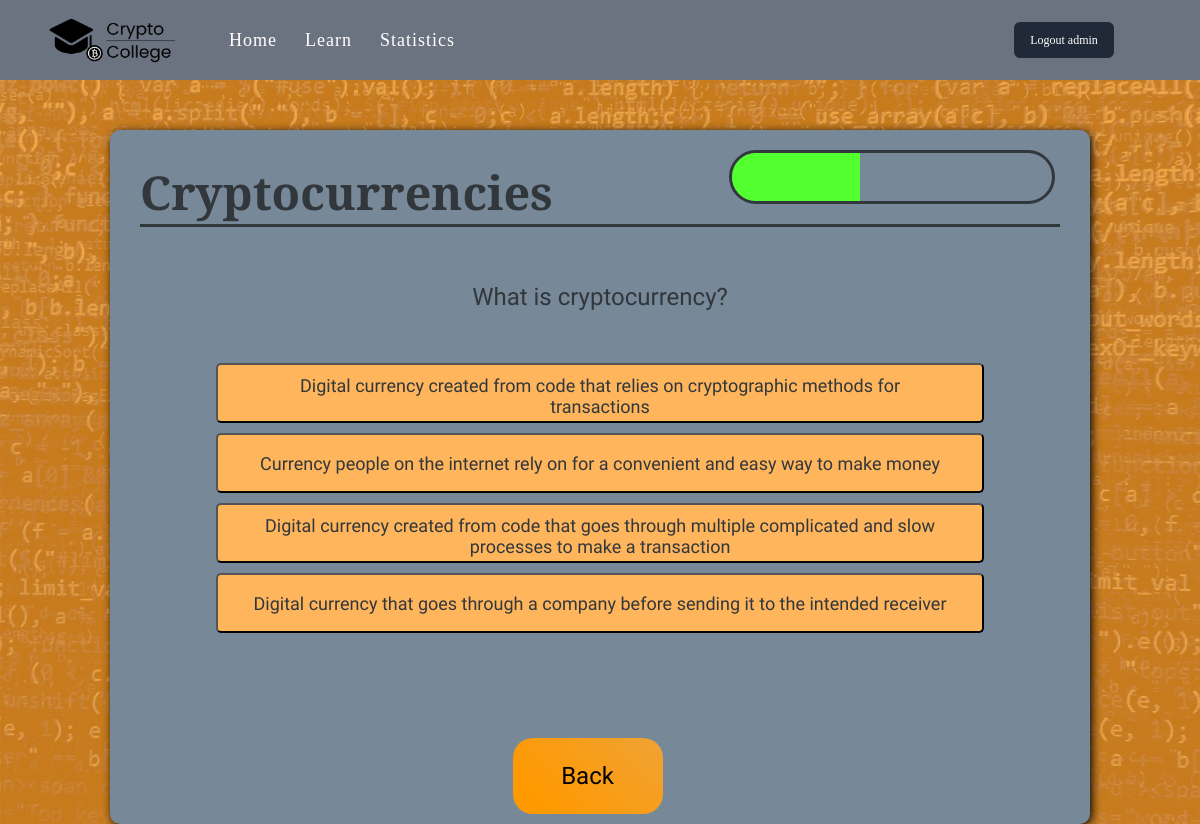
Screenshot of /assessment/4 (signed in) with the database file from the repository.
### app/models.py (models this page shows, shortened)
class User(UserMixin, db.Model):
    id = db.Column(db.Integer, primary_key=True)
    username = db.Column(db.String(64), unique=True)
    email = db.Column(db.String(128), unique=True)
    password_hash = db.Column(db.String(128))
    userresults = db.relationship('UserResult', backref='user', lazy=True)

class Quiz(db.Model):
    id = db.Column(db.Integer, primary_key=True)
    quizname = db.Column(db.String(128))
    questions = db.relationship('Question', backref='quiz', lazy=True)
    'Return all questions that belong to the topic of this quiz'
    'Return a specific question from a quiz'

class Question(db.Model):
    id = db.Column(db.Integer, primary_key=True)
    questiontext = db.Column(db.String(256))
    quizId = db.Column(db.Integer, db.ForeignKey('quiz.id'), nullable=False)
    answers = db.relationship('Answer', backref='question', lazy=True)
    'Get all options for question'
    'Get a specific answer for a question'
    'Get correct answer'
    'Get question'
    def get_randomized_answers(self):
        answers = Answer.query.filter_by(questionId = self.id).all()
        random.shuffle(answers)
        return answers

class Answer(db.Model):
    id = db.Column(db.Integer, primary_key=True)
    answertext = db.Column(db.String(256))
    questionId = db.Column(db.Integer, db.ForeignKey('question.id'), nullable=False)
    correctAnswer = db.Column(db.Boolean)

### app/routes.py (the view, shortened to what this page needs)
@app.route('/assessment/<int:quizId>', methods=['GET', 'POST'])
@login_required
def assessment(quizId):
    if request.method == 'GET':
        quiz = Quiz.query.filter_by(id=quizId).first()
        if quiz == None: return 'Not Found'
        return render_template('Assesment.html', title='Assessment', quiz=quiz)

### app/models.py (called while the page is built)
@login.user_loader
def load_user(id):
    return User.query.get(int(id))

### app/templates/Assesment.html (shortened to what this page needs)
{%extends "layout.html"%}
{%block content%}
<div class="test_container">
  <div id="progressBarA">
    <div id="progressBarFullA"></div>
  </div>
  <div id="quiz-{{quiz.id}}" class="quiz">
    <h1>{{quiz.quizname}}</h1><br>
    {% for question in quiz.questions %}
    <div id="question-{{question.id}}" class="question question-hidden">
      <p>{{question.questiontext}}</p><br>
      <div class="choices">
        {% for answer in question.get_randomized_answers() %}
        <button id="answer-{{answer.id}}" onclick="selectAnswer(event)">{{answer.answertext}}</button>
        {% endfor %}
      </div>
    </div>
    {% endfor %}
    <div id="assessment-controls" class="flex justify-around">
      <button id="back-button" onclick="previousQuestion()" class="assessment-button">Back</button>
    </div>
  </div>
</div>
{%endblock%}

### app/templates/layout.html (shortened to what this page needs)
<!DOCTYPE html>
<html lang="en">
<head>
    <link rel="stylesheet" href="../static/CSS/Content.css">
    <link rel="stylesheet" href="../static/CSS/Style.css" />
    <link rel="stylesheet" href="../static/CSS/Assessment.css" />
    <link rel="stylesheet" href="../static/CSS/Lesson.css" />
    <link rel="stylesheet" href="../static/CSS/Layout.css" />
    <link rel="stylesheet" href="../static/CSS/Statistics.css" />
    <link rel="stylesheet" href="../static/CSS/Login+Registration.css" />
</head>
<body>
    <section>
        <header>
            <div id="topbar">
                <div id="brand">
                    <img src="../static/Pictures/logo.png" alt="logo">
                </div>
                <nav id="topbar-nav">
                    <a href="/" class="navbar-item">Home</a>
                    <a href="/lesson" class="navbar-item">Learn</a>
                    <a href="/statistics" class="navbar-item">Statistics</a>
                </nav>
                <div id="login-container">
                    <div class="flex">
                        {% if current_user.is_authenticated == False %}
                        <a class="login-button background-indigo" href="{{ url_for('login') }}">
                            <div id="login-button">Login</div>
                        </a>
                        <a class="login-button background-darkgray" id="register-button-area"
                            href="{{ url_for('register') }}">
                            <div id="register-button">Register</div>
                        </a>
                        {% else %}
                        <a class="login-button background-darkgray" href="{{ url_for('logout') }}">
                            <div>Logout {{current_user.username}}</div>
                        </a>
                        {% endif %}
                    </div>
                </div>
            </div>
        </header>
    </section>
    <section id="main">
        {% block content %}{% endblock %}
    </section>
</body>
</html>

### app/static/CSS/Style.css (style rules this page uses)
html, body { height: 100%; background-color: #f7931a; margin: 0; padding: 0; background-image: linear-gradient(rgba(247, 147, 26, 0.8), rgba(247, 147, 26, 0.8)), url('../Pictures/codeblauw.jpg'); background-size: cover; background-repeat: repeat-y; }
.flex { display: flex; }
.background-darkgray { --tw-bg-opacity: 1; background-color: rgba(31, 41, 55, var(--tw-bg-opacity)); }
.justify-around { justify-content: space-around; }

### app/static/CSS/Assessment.css (style rules this page uses)
.test_container { background-color: lightslategray; margin: auto; width: 80%; margin-top: 50px; margin-bottom: 50px; padding: 10px; box-shadow: 2px 2px 10px black; border-radius: 10px; animation: fadeInAnimation ease 1s; animation-iteration-count: 1; animation-fill-mode: forwards; }
.test_container h1 { font-size: 35pt; border-bottom-style: solid; margin: 20px; font-family: 'Crimson Text', serif; color: #32373c; }
.test_container p, #quiz-over > h3 { font-size: 18pt; margin: 20px 30px 30px 30px; text-align: center; line-height: 25px; font-family: 'Work Sans', sans-serif; color: #32373c; }
.choices { margin-left: auto; margin-right: auto; text-align: center; }
.choices button { background-color: #ffb55c; border-radius: 5px; margin: 5px; width: 80%; height: 60px; font-family: 'Work Sans', sans-serif; color: #32373c; font-size: 18px; text-align: center; padding: 10px 30px 10px 30px; }
#progressBarA { width: 20rem; height: 3rem; border: 0.2rem solid #32373c; float: right; margin-right: 25px; margin-top: 10px; border-radius: 50px; overflow: hidden; }
#progressBarFullA { height: 100%; width: 40%; background-color: rgb(82, 255, 47); }
.assessment-button { float: right; margin-right: 25px; margin-top: 100px; cursor: pointer; width: 150px; -webkit-appearance: none; border: 0; outline: 0; background: linear-gradient(45deg, rgb(255, 153, 0) 10%, rgb(231, 168, 84) 90%); background-size: 200% 100%; padding: 1.5rem 2rem; color: black; border-radius: 20px; font-size: 18pt; font-family: 'Work Sans', sans-serif; transition: .3s; }
#assessment-controls { width: 100%; font-family: 'Crimson Text', serif; color: #32373c; font-size: 35pt; }

### app/static/CSS/Layout.css (style rules this page uses)
header { --tw-bg-opacity: 1; background-color: rgba(107, 114, 128, var(--tw-bg-opacity)); }
#topbar { padding: 5px; display: flex; flex-direction: column; }
@media (min-width: 640px) { #topbar { padding: 15px 40px; flex-direction: row; } }
#topbar-nav { display: flex; flex-direction: column; text-align: center; padding-top: 20px; color: white; }
@media (min-width: 640px) { #topbar-nav { flex-direction: row; padding: 0 25px; } }
.navbar-item { padding: 6px 14px; text-decoration: none; color: white; display: flex; align-items: center; justify-content: center; font-size: 18px; letter-spacing: 1px; font-family: ui-serif, Georgia, "Times New Roman", Times, serif; }
#brand { display: flex; justify-content: center; }
#brand>img { width: 150px; height: 50px; }
.login-button { text-decoration: none; display: inline-flex; padding: 10px 10px; margin: 0 6px; font-size: 12px; color: white; font-weight: 400; border-width: 1px; border-color: transparent; line-height: 1rem; border-radius: 0.375rem; justify-content: center; width: 80px; }
#login-container { display: flex; align-items: center; margin-left: auto; margin-right: 40px; }

### rows the page displays
User: username "admin"
Quiz: quizname "Cryptocurrencies"
Question: questiontext "What is cryptocurrency?"
Answer: answertext "Digital currency created from code that relies on cryptographic methods for transactions"
Answer: answertext "Currency people on the internet rely on for a convenient and easy way to make money"
Answer: answertext "Digital currency created from code that goes through multiple complicated and slow processes to make a transaction"
Answer: answertext "Digital currency that goes through a company before sending it to the intended receiver"
